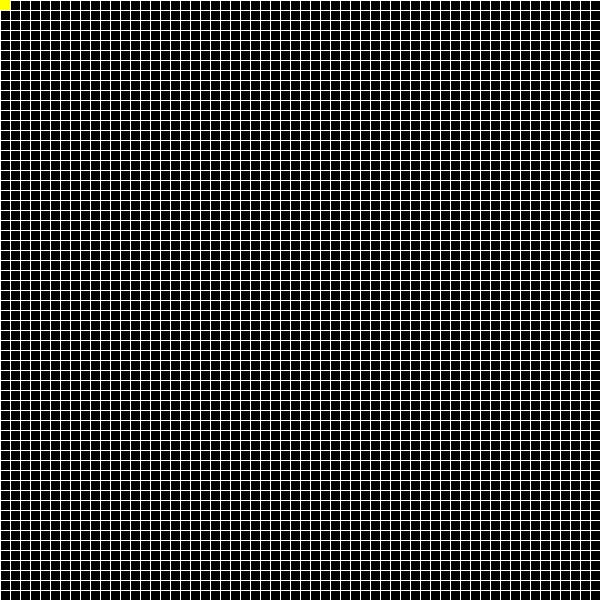
Frame 1 (no input)
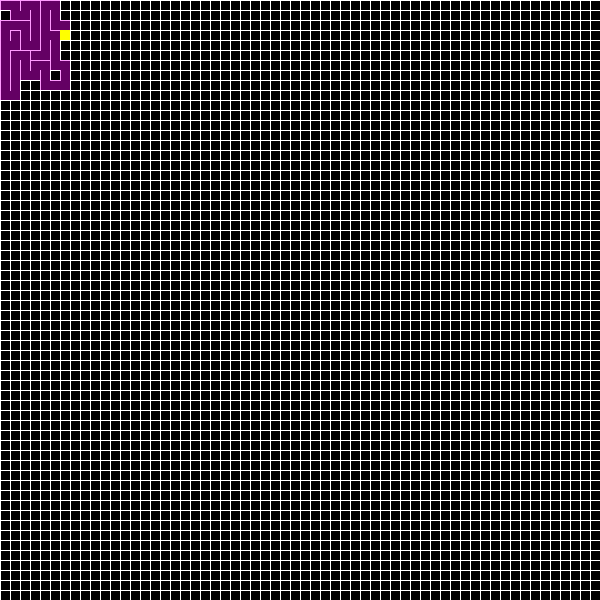
Frame 60 (the mouse pressed at the canvas centre just before this capture)
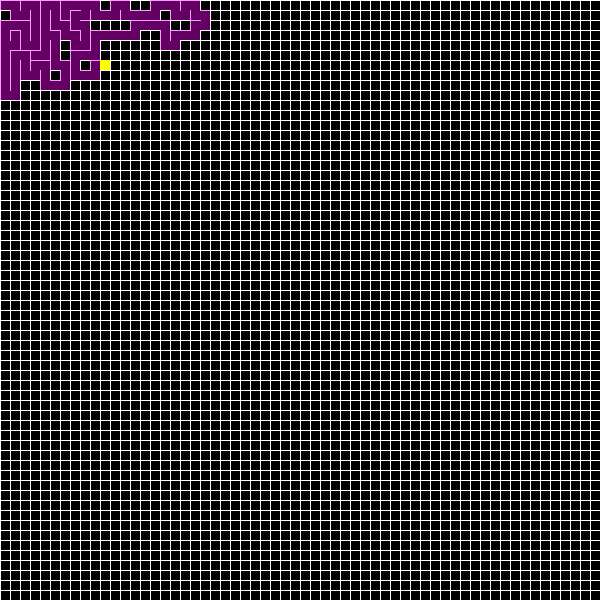
Frame 120 (the mouse held since frame 60 and released just before this capture)

The Processing sketch that drew these frames (run headless with seeded random() and noise(); from frame 60 on, the mouse is pressed at the canvas centre):

// Processing sketch: Maze_Generator
// ── Maze_Generator.pde
float cols,rows;
float scl=10;
Cell[] grid;
Cell current;
ArrayList<Cell> stack=new ArrayList<Cell>();
void setup(){
  size(600,600);
  background(0);
  frameRate(120);
  cols=width/scl;
  rows=height/scl;
  grid=new Cell[(int)cols*(int)rows];
  for(int y=0;y<rows;y+=1){
    for(int x=0;x<cols;x+=1){
      int index=y*(int)cols+x;
      grid[index]=new Cell(x,y);
    }
  }
  current=grid[0];
  
  
}

void draw(){
  background(0);
    
  for(Cell c:grid){
    c.show();
  }
  
  current.visited=true;
  current.highlight();
  
  Cell next=current.checkNeighbors();
  
  if(next!=null){
    stack.add(current);
    removeWalls(current,next);
    next.visited=true;
    current=next;
  }
  else{
    if(stack.size()>0){
      stack.remove(stack.size()-1);
    }
    if(stack.size()>0){
      current=stack.get(stack.size()-1);
    }
  }
}

void removeWalls(Cell a,Cell b){
  int x=(int)b.position.x-(int)a.position.x;
  if(x==1){
    a.wall[3]=false;
    b.wall[1]=false;    
  }else if(x==-1){
    a.wall[1]=false;
    b.wall[3]=false;
  }
  int y=(int)b.position.y-(int)a.position.y;
  
  if(y==1){
    a.wall[2]=false;
    b.wall[0]=false;
  }
  else if(y==-1){
    a.wall[0]=false;
    b.wall[2]=false;
  }
}

// ── Cell.pde
class Cell {
  PVector position;
  boolean[] wall={true, true, true, true};
  boolean visited=false;
  Cell(float x, float y) {
    position=new PVector(x, y);
  }
  void highlight(){
    fill(255,255,0);
    noStroke();
    rect(position.x*scl,position.y*scl,scl,scl);
  
  }
  
  void show() {
    noFill();
    stroke(255);
    float x=position.x*scl;
    float y=position.y*scl;
    if (wall[0]==true)line(x, y, x+scl, y);
    if (wall[1]==true)line(x, y, x, y+scl);
    if (wall[2]==true)line(x, y+scl, x+scl, y+scl);
    if (wall[3]==true)line(x+scl, y, x+scl, y+scl);
    if (visited) {
      fill(255, 0, 255, 100);
      noStroke();
      rect(x, y, scl, scl);
    }
  }
  int index(int i, int j) {
    if (i<0||j<0||i>cols-1||j>rows-1) return -1;
    return j*(int)cols+i;
  }

  Cell checkNeighbors() {
    ArrayList<Cell> neighbors=new ArrayList<Cell>();
    int i;

    i=index((int)position.x, (int)position.y-1);

    if (i!=-1) {
      Cell top=grid[i];
      if (top.visited==false)neighbors.add(top);
    }
    i=index((int)position.x-1, (int)position.y);
    if (i!=-1) {
      Cell left=grid[i];
      if (left.visited==false)neighbors.add(left);
    }
    i=index((int)position.x, (int)position.y+1);
    if (i!=-1) {
      Cell bottom=grid[i];
      if (bottom.visited==false)neighbors.add(bottom);
    }
    i=index((int)position.x+1, (int)position.y);
    if (i!=-1) {
      Cell right=grid[i];
      if (right.visited==false)neighbors.add(right);
    }

    if (neighbors.size()!=0) {
      int r=(int)random(neighbors.size());

      return neighbors.get(r);
    } else {
      return null;
    }
  }
}
